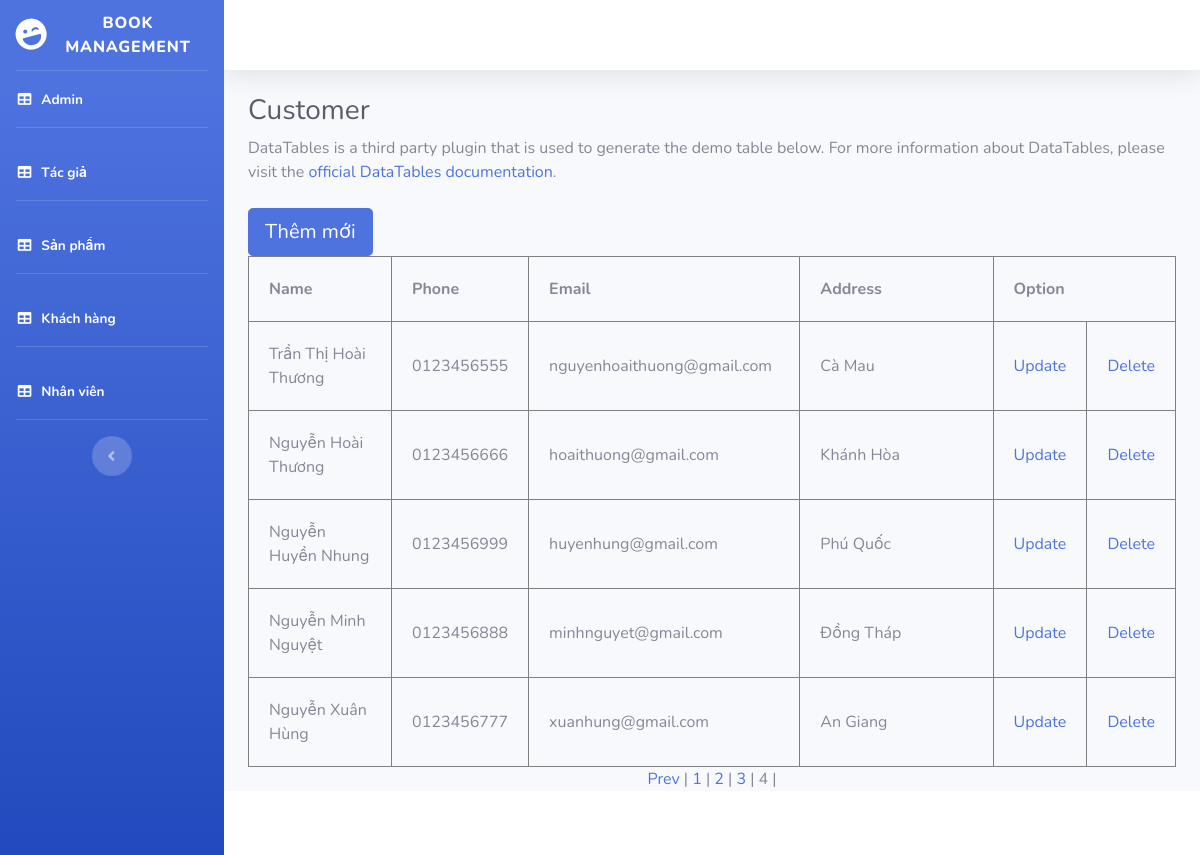
The page /khach-hang.php?page=4 on the database its author committed.
### tables this page shows
CREATE TABLE `customer` (
  `ID_CUSTOMER` int(10) NOT NULL,
  `NAME_CUSTOMER` varchar(30) NOT NULL,
  `PHONE_CUSTOMER` varchar(11) NOT NULL,
  `EMAIL_CUSTOMER` varchar(30) NOT NULL,
  `ADDRESS_CUSTOMER` varchar(50) NOT NULL
);

### khach-hang.php (the view, shortened to what this page needs)
<!DOCTYPE html>
<html lang="en">
<head>
  <link href="vendor/fontawesome-free/css/all.min.css" rel="stylesheet" type="text/css">
  <link href="css/sb-admin-2.css" rel="stylesheet">
</head>
<body id="page-top">
  <div id="wrapper">
    <ul class="navbar-nav bg-gradient-primary sidebar sidebar-dark accordion" id="accordionSidebar">
      <a class="sidebar-brand d-flex align-items-center justify-content-center" href="index.php">
        <div class="sidebar-brand-icon rotate-n-15">
          <i class="fas fa-laugh-wink"></i>
        </div>
        <div class="sidebar-brand-text mx-3">Book Management</div>
      </a>
      <hr class="sidebar-divider my-0">
      <li class="nav-item active">
        <a class="nav-link" href="index.php">
          <i class="fas fa-fw fa-table"></i>
          <span>Admin</span></a>
      </li>
      <hr class="sidebar-divider d-none d-md-block">
      <li class="nav-item active">
        <a class="nav-link" href="tac-gia.php">
          <i class="fas fa-fw fa-table"></i>
          <span>Tác giả</span></a>
      </li>
      <hr class="sidebar-divider d-none d-md-block">
      <li class="nav-item active">
        <a class="nav-link" href="san-pham.php">
          <i class="fas fa-fw fa-table"></i>
          <span>Sản phẩm</span></a>
      </li>
      <hr class="sidebar-divider d-none d-md-block">
      <li class="nav-item active">
        <a class="nav-link" href="khach-hang.php">
          <i class="fas fa-fw fa-table"></i>
          <span>Khách hàng</span></a>
      </li>
      <hr class="sidebar-divider d-none d-md-block">
      <li class="nav-item active">
        <a class="nav-link" href="nhan-vien.php">
          <i class="fas fa-fw fa-table"></i>
          <span>Nhân viên</span></a>
      </li>
      <hr class="sidebar-divider d-none d-md-block">
      <div class="text-center d-none d-md-inline">
        <button class="rounded-circle border-0" id="sidebarToggle"></button>
      </div>
    </ul>
    <div id="content-wrapper" class="d-flex flex-column">
      <div id="content">
        <nav class="navbar navbar-expand navbar-light bg-white topbar mb-4 static-top shadow">
        </nav>
        <div class="container-fluid">
          <h1 class="h3 mb-2 text-gray-800">Customer</h1>
          <p class="mb-4">DataTables is a third party plugin that is used to generate the demo table below. For more
            information about DataTables, please visit the <a target="_blank" href="https://datatables.net">official
              DataTables documentation</a>.</p>
          <button type="button" class="btn btn-primary btn-lg" data-toggle="modal" data-target="#modelId">
            Thêm mới
          </button>
            <?php
            $conn = mysqli_connect('localhost', 'root', '', 'bookmanagement');
            $result = mysqli_query($conn, 'select count(ID_CUSTOMER) as total from customer');
            $row = mysqli_fetch_assoc($result);
            $total_records = $row['total'];
            $current_page = isset($_GET['page']) ? $_GET['page'] : 1;
            $limit = 10;
            $total_page = ceil($total_records / $limit);
            $start = ($current_page - 1) * $limit;
            $result = mysqli_query($conn, "SELECT * FROM customer LIMIT $start, $limit");
            ?>
            <div>
                <table width="100%" border="1px" cellspacing="0px" cellpadding="20px">
                    <tr>
                        <th width="20%">Name</th>
                        <th width="10%">Phone</th>
                        <th width="30%">Email</th>
                        <th width="30%">Address</th>
                        <th colspan="2" width="10%">Option</th>
                    </tr>
                    <?php while ($row = mysqli_fetch_assoc($result)){ ?>
                        <tr>
                            <td><?php echo $row["NAME_CUSTOMER"] ?></td>
                            <td><?php echo $row["PHONE_CUSTOMER"] ?></td>
                            <td><?php echo $row["EMAIL_CUSTOMER"] ?></td>
                            <td><?php echo $row["ADDRESS_CUSTOMER"] ?></td>
                            <td><a href="update_customer.php?ID_CUSTOMER=<?php echo $row['ID_CUSTOMER'] ?>">Update</a></td>
                            <td><a href="delete_customer.php?ID_CUSTOMER=<?php echo $row['ID_CUSTOMER']?>" onclick="if(confirm('Do you Sure ?')) return true; else return false">Delete</a></td>
                        </tr>
                    <?php } ?>
                </table>
            </div>
            <div  style="text-align: center; margin: auto">
                <?php
                if ($current_page > 1 && $total_page > 1){
                    echo '<a href="khach-hang.php?page='.($current_page-1).'">Prev</a> | ';
                }
                for ($i = 1; $i <= $total_page; $i++){
                    if ($i == $current_page){
                        echo '<span>'.$i.'</span> | ';
                    }
                    else{
                        echo '<a href="khach-hang.php?page='.$i.'">'.$i.'</a> | ';
                    }
                }
                ?>
            </div>
        </div>
      </div>
      <footer class="sticky-footer bg-white">
      </footer>
    </div>
  </div>
</body>
</html>

### rows shown on the page
customer: NAME_CUSTOMER "Trần Thị Hoài Thương", PHONE_CUSTOMER "0123456555", EMAIL_CUSTOMER "nguyenhoaithuong@gmail.com", ADDRESS_CUSTOMER "Cà Mau"
customer: NAME_CUSTOMER "Nguyễn Hoài Thương", PHONE_CUSTOMER "0123456666", EMAIL_CUSTOMER "hoaithuong@gmail.com", ADDRESS_CUSTOMER "Khánh Hòa"
customer: NAME_CUSTOMER "Nguyễn Huyền Nhung", PHONE_CUSTOMER "0123456999", EMAIL_CUSTOMER "huyenhung@gmail.com", ADDRESS_CUSTOMER "Phú Quốc"
customer: NAME_CUSTOMER "Nguyễn Minh Nguyệt", PHONE_CUSTOMER "0123456888", EMAIL_CUSTOMER "minhnguyet@gmail.com", ADDRESS_CUSTOMER "Đồng Tháp"
customer: NAME_CUSTOMER "Nguyễn Xuân Hùng", PHONE_CUSTOMER "0123456777", EMAIL_CUSTOMER "xuanhung@gmail.com", ADDRESS_CUSTOMER "An Giang"
